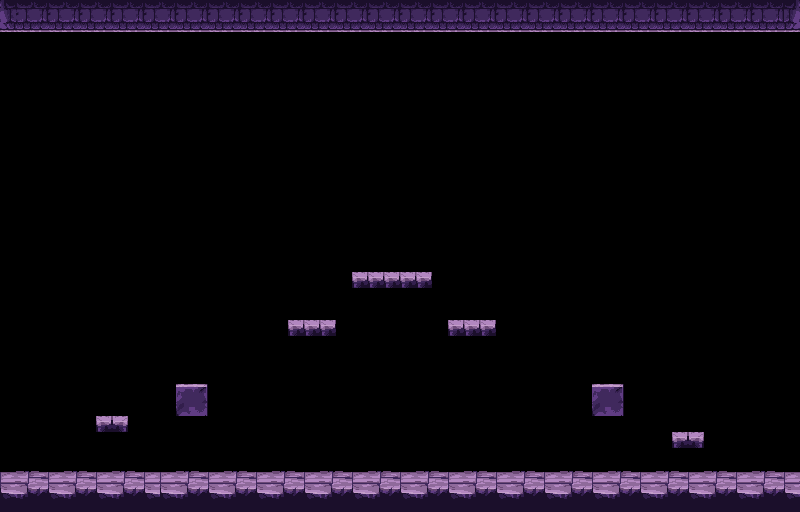

A level layout from a 2D game, rendered from its tile map. Below: a short description, then the map file with tile-grid data replaced by summaries:
An orthogonal 50x32 tile map with 16x16 px tiles, 8 tile layers (back, middle, middle2, statue, ...) and 9 objects (door1, pathBoss, light1, light2, light3, ...).

<map version="1.0" tiledversion="1.0.3" orientation="orthogonal" renderorder="right-down" width="50" height="32" tilewidth="16" tileheight="16" nextobjectid="550">
 <properties>
  <property name="ambientColor" value="0x444444" />
  <property name="callFunction" value="callDemon" />
  <property name="mapScenePosition" value="14,11,0xCC2485" />
  <property name="music" value="churchTheme" />
  <property name="paraBack" value="map18backBroken" />
  <property name="paraMiddle" value="map18back" />
  <property name="walkSfx" value="churchWalkSfx" />
 </properties>
 <tileset firstgid="1" name="tileground" tilewidth="16" tileheight="16" tilecount="4096" columns="64">
  <image source="../assets/environment/layers/tilesets.png" width="1024" height="1024" />
  <tile id="923">
   <properties>
    <property name="collides" type="bool" value="true" />
   </properties>
  </tile>
  <tile id="925">
   <properties>
    <property name="collides" type="bool" value="true" />
   </properties>
  </tile>
  <tile id="926">
   <properties>
    <property name="collides" type="bool" value="true" />
   </properties>
  </tile>
  <tile id="928">
   <properties>
    <property name="collides" type="bool" value="true" />
   </properties>
  </tile>
  <tile id="1057">
   <properties>
    <property name="collides" type="bool" value="true" />
   </properties>
  </tile>
  <tile id="1058">
   <properties>
    <property name="collides" type="bool" value="true" />
   </properties>
  </tile>
  <tile id="1121">
   <properties>
    <property name="collides" type="bool" value="true" />
   </properties>
  </tile>
  <tile id="1122">
   <properties>
    <property name="collides" type="bool" value="true" />
   </properties>
  </tile>
  <tile id="1132">
   <properties>
    <property name="collides" type="bool" value="true" />
   </properties>
  </tile>
  <tile id="1133">
   <properties>
    <property name="collides" type="bool" value="true" />
   </properties>
  </tile>
  <tile id="1179">
   <properties>
    <property name="collides" type="bool" value="true" />
   </properties>
  </tile>
  <tile id="1180">
   <properties>
    <property name="collides" type="bool" value="true" />
   </properties>
  </tile>
  <tile id="1182">
   <properties>
    <property name="collides" type="bool" value="true" />
   </properties>
  </tile>
  <tile id="1183">
   <properties>
    <property name="collides" type="bool" value="true" />
   </properties>
  </tile>
  <tile id="1185">
   <properties>
    <property name="collides" type="bool" value="true" />
   </properties>
  </tile>
  <tile id="1186">
   <properties>
    <property name="collides" type="bool" value="true" />
   </properties>
  </tile>
  <tile id="1196">
   <properties>
    <property name="collides" type="bool" value="true" />
   </properties>
  </tile>
  <tile id="1197">
   <properties>
    <property name="collides" type="bool" value="true" />
   </properties>
  </tile>
  <tile id="1243">
   <properties>
    <property name="collides" type="bool" value="true" />
   </properties>
  </tile>
  <tile id="1244">
   <properties>
    <property name="collides" type="bool" value="true" />
   </properties>
  </tile>
  <tile id="1246">
   <properties>
    <property name="collides" type="bool" value="true" />
   </properties>
  </tile>
  <tile id="1247">
   <properties>
    <property name="collides" type="bool" value="true" />
   </properties>
  </tile>
  <tile id="1249">
   <properties>
    <property name="collides" type="bool" value="true" />
   </properties>
  </tile>
  <tile id="1250">
   <properties>
    <property name="collides" type="bool" value="true" />
   </properties>
  </tile>
  <tile id="1383">
   <properties>
    <property name="collides" type="bool" value="true" />
   </properties>
  </tile>
  <tile id="1385">
   <properties>
    <property name="collides" type="bool" value="true" />
   </properties>
  </tile>
  <tile id="1434">
   <properties>
    <property name="collides" type="bool" value="true" />
   </properties>
  </tile>
  <tile id="1435">
   <properties>
    <property name="collides" type="bool" value="true" />
   </properties>
  </tile>
  <tile id="1436">
   <properties>
    <property name="collides" type="bool" value="true" />
   </properties>
  </tile>
  <tile id="1438">
   <properties>
    <property name="collides" type="bool" value="true" />
   </properties>
  </tile>
  <tile id="1439">
   <properties>
    <property name="collides" type="bool" value="true" />
   </properties>
  </tile>
  <tile id="1440">
   <properties>
    <property name="collides" type="bool" value="true" />
   </properties>
  </tile>
  <tile id="1442">
   <properties>
    <property name="collides" type="bool" value="true" />
   </properties>
  </tile>
  <tile id="1443">
   <properties>
    <property name="collides" type="bool" value="true" />
   </properties>
  </tile>
  <tile id="1444">
   <properties>
    <property name="collides" type="bool" value="true" />
   </properties>
  </tile>
  <tile id="1498">
   <properties>
    <property name="collides" type="bool" value="true" />
   </properties>
  </tile>
  <tile id="1499">
   <properties>
    <property name="collides" type="bool" value="true" />
   </properties>
  </tile>
  <tile id="1500">
   <properties>
    <property name="collides" type="bool" value="true" />
   </properties>
  </tile>
  <tile id="1502">
   <properties>
    <property name="collides" type="bool" value="true" />
   </properties>
  </tile>
  <tile id="1503">
   <properties>
    <property name="collides" type="bool" value="true" />
   </properties>
  </tile>
  <tile id="1504">
   <properties>
    <property name="collides" type="bool" value="true" />
   </properties>
  </tile>
  <tile id="1506">
   <properties>
    <property name="collides" type="bool" value="true" />
   </properties>
  </tile>
  <tile id="1507">
   <properties>
    <property name="collides" type="bool" value="true" />
   </properties>
  </tile>
  <tile id="1508">
   <properties>
    <property name="collides" type="bool" value="true" />
   </properties>
  </tile>
 </tileset>
 <layer name="back" width="50" height="32" opacity="0">
  <data>[1600 cells, 1600 non-empty, 531 distinct tile ids]</data>
 </layer>
 <layer name="middle" width="50" height="32">
  <data>[1600 cells, 0 non-empty, 0 distinct tile ids]</data>
 </layer>
 <layer name="middle2" width="50" height="32">
  <data>[1600 cells, 0 non-empty, 0 distinct tile ids]</data>
 </layer>
 <layer name="statue" width="50" height="32">
  <data>[1600 cells, 0 non-empty, 0 distinct tile ids]</data>
 </layer>
 <layer name="eau" width="50" height="32" opacity="0.5">
  <data>[1600 cells, 0 non-empty, 0 distinct tile ids]</data>
 </layer>
 <objectgroup name="powerup" />
 <objectgroup name="enemies" />
 <layer name="collideGround" width="50" height="32">
  <data>[1600 cells, 273 non-empty, 23 distinct tile ids]</data>
 </layer>
 <layer name="spikeLayer" width="50" height="32">
  <data>[1600 cells, 0 non-empty, 0 distinct tile ids]</data>
 </layer>
 <objectgroup name="elevators" />
 <objectgroup name="guepes" />
 <objectgroup name="jumpers" />
 <objectgroup name="waterFall" />
 <layer name="front" width="50" height="32">
  <data>[1600 cells, 0 non-empty, 0 distinct tile ids]</data>
 </layer>
 <objectgroup name="lavaFall" />
 <objectgroup name="lava" />
 <objectgroup name="doors" visible="0">
  <!-- 9 objects omitted --></objectgroup>
 <objectgroup name="octopus" />
 <objectgroup name="fireball" />
 <objectgroup name="rhino" />
 <objectgroup name="pathBoss">
  <!-- 8 objects omitted --></objectgroup>
 <objectgroup name="lights">
  <!-- 7 objects omitted --></objectgroup>
</map>
<!-- 9 of 9 objects omitted -->
